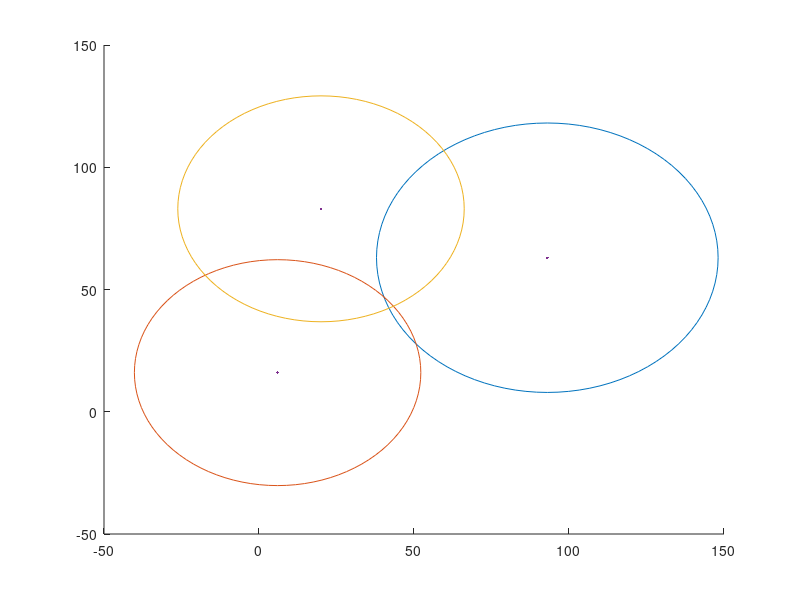

Recreate this plot in MATLAB.
% clear
clc;
delete(findall(groot, 'Type', 'figure', 'FileName', []));

% --- LABORATION 1 ---
% @author Viola Söderlund
% @version 2020-03-22

% 3. Olinjärt ekvationsystem

A = struct('x', 93, 'y', 63, 'r', 55.1);
B = struct('x', 6, 'y', 16, 'r', 46.2);
C = struct('x', 20, 'y', 83, 'r', 46.2);

% Plotting the circles

hold on
    radians = 0:pi/50:2 * pi;
    x_unit = @(radius, offset_x) (radius*cos(radians) + offset_x);
    y_unit = @(radius, offset_y) (radius*sin(radians) + offset_y);
    
    radius = A.r; 
    plot(x_unit(radius, A.x), y_unit(radius, A.y));
    
    radius = B.r;
    plot(x_unit(radius, B.x), y_unit(radius, B.y));
    
    radius = C.r;
    plot(x_unit(radius, C.x), y_unit(radius, C.y));
    
    plot([ A.x B.x C.x ], [ A.y B.y C.y ], '.');
hold off